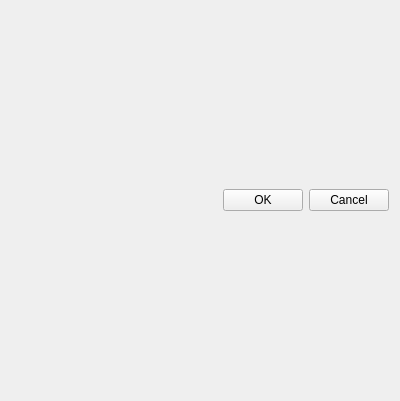
<?xml version="1.0" encoding="UTF-8"?>
<ui version="4.0">
 <class>Sys_Base_Edit</class>
 <widget class="QDialog" name="Sys_Base_Edit">
  <property name="geometry">
   <rect>
    <x>0</x>
    <y>0</y>
    <width>400</width>
    <height>401</height>
   </rect>
  </property>
  <property name="sizePolicy">
   <sizepolicy hsizetype="Preferred" vsizetype="Preferred">
    <horstretch>0</horstretch>
    <verstretch>0</verstretch>
   </sizepolicy>
  </property>
  <property name="minimumSize">
   <size>
    <width>370</width>
    <height>300</height>
   </size>
  </property>
  <property name="maximumSize">
   <size>
    <width>1000</width>
    <height>16777215</height>
   </size>
  </property>
  <property name="windowTitle">
   <string/>
  </property>
  <layout class="QVBoxLayout">
   <item>
    <layout class="QVBoxLayout" name="mainLayout"/>
   </item>
   <item>
    <layout class="QHBoxLayout" name="buttonLayout">
     <property name="sizeConstraint">
      <enum>QLayout::SetDefaultConstraint</enum>
     </property>
     <item>
      <spacer>
       <property name="orientation">
        <enum>Qt::Horizontal</enum>
       </property>
       <property name="sizeHint" stdset="0">
        <size>
         <width>108</width>
         <height>20</height>
        </size>
       </property>
      </spacer>
     </item>
     <item>
      <widget class="QPushButton" name="okButton">
       <property name="text">
        <string>OK</string>
       </property>
       <property name="autoDefault">
        <bool>false</bool>
       </property>
       <property name="default">
        <bool>false</bool>
       </property>
      </widget>
     </item>
     <item>
      <widget class="QPushButton" name="cancelButton">
       <property name="text">
        <string>Cancel</string>
       </property>
       <property name="autoDefault">
        <bool>false</bool>
       </property>
      </widget>
     </item>
    </layout>
   </item>
  </layout>
 </widget>
 <resources/>
 <connections/>
</ui>
